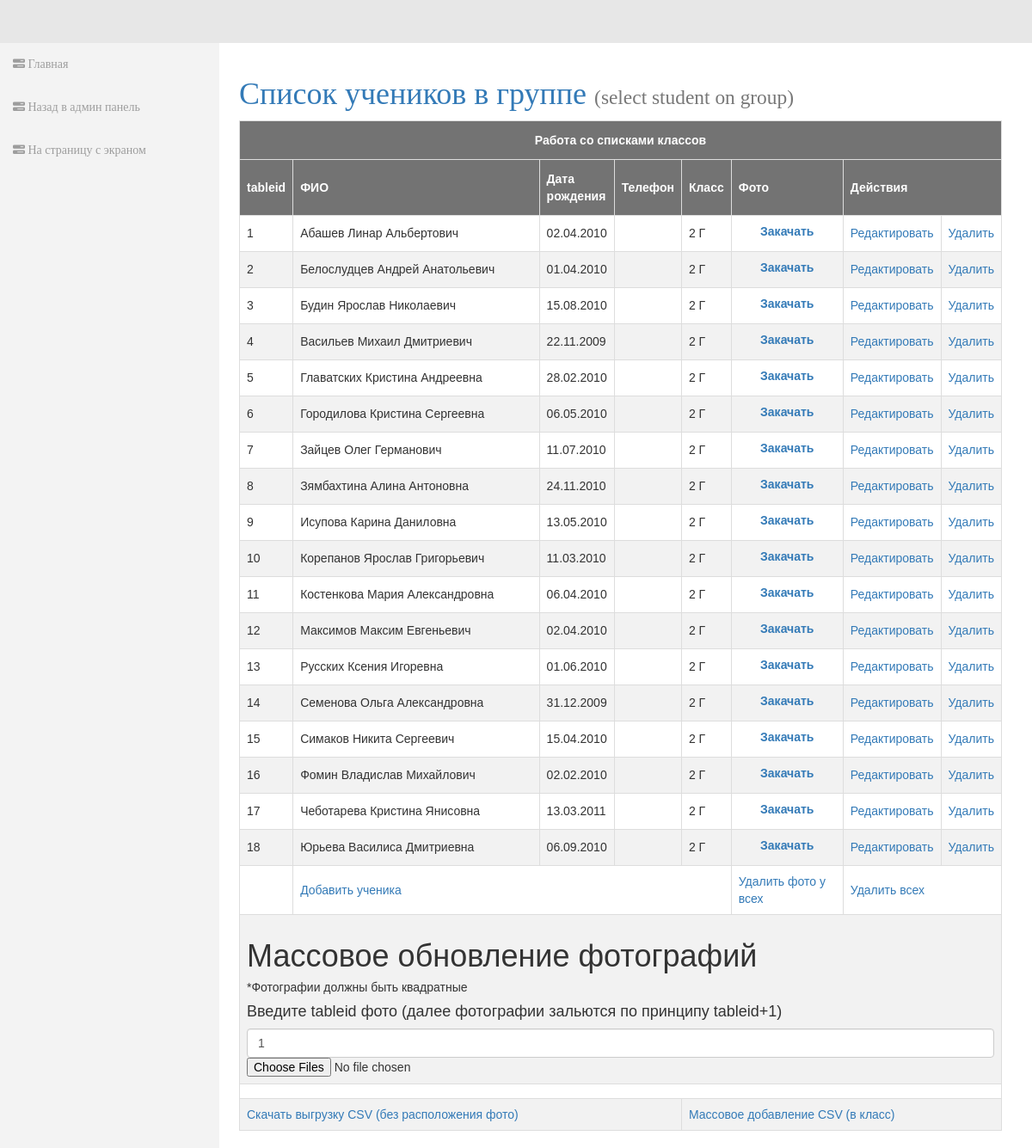
Screenshot of /admin/birthdate/grouplists/lists.php?studentid=24 with the database file from the repository.
### tables this page shows
CREATE TABLE IF NOT EXISTS `student` (
  `id` int(11) NOT NULL,
  `fname` varchar(50) NOT NULL,
  `lname` varchar(50) NOT NULL,
  `mname` varchar(50) NOT NULL,
  `birthdate` varchar(50) NOT NULL,
  `tel` varchar(50) NOT NULL,
  `photochash` varchar(255) DEFAULT NULL,
  `tableid` int(11) DEFAULT NULL,
  `studentid` int(11) DEFAULT NULL,
  `orgid` int(11) DEFAULT NULL
);

CREATE TABLE IF NOT EXISTS `studentgroup` (
  `id` int(11) NOT NULL,
  `stage` int(11) NOT NULL,
  `title` varchar(50) NOT NULL,
  `orgid` int(11) NOT NULL,
  `studentid` int(11) NOT NULL
);

### admin/birthdate/src/Models/Edittitle/Edittitle.php (called while the page is built, shortened)
<?php
class Edittitle
{
    public $table = 'studenttitle_headline';
    function headertitle()
    {
        include($_SERVER['DOCUMENT_ROOT'] . "/config.php");
        $result3 = mysqli_query($mysqli, "SELECT * FROM $this->table");
        while ($row = mysqli_fetch_assoc($result3)) {
            $columns["$row[name]"] = $row['title'];
            $columns2["$row[smalltext]"] = $row['titlesmall'];
            $id["$row[name]"] = $row['id'];
            extract($columns2);
            extract($columns);
            extract($id);
            $this->columns = $columns;
            $this->columns2 = $columns2;
            $this->id = $id;
        }
    }
}

### admin/birthdate/grouplists/lists.php (the view, shortened to what this page needs)
<!DOCTYPE html>
<html lang="ru">
<head>
    <link rel="stylesheet" type="text/css" href="/admin/bootstrap/css/bootstrap.min.css" />
    <link rel="stylesheet" type="text/css" href="/admin/font-awesome/css/font-awesome.min.css" />
    <link rel="stylesheet" type="text/css" href="/admin/css/local.css" />
    <link rel="stylesheet" type="text/css" href="/admin/css/styles.css" />
    <link rel="stylesheet" href="http://demo.itsolutionstuff.com/plugin/croppie.css">
    <link rel="stylesheet" href="css/groupstyle.css">
    <link rel="stylesheet" href="http://ajax.aspnetcdn.com/ajax/jquery.ui/1.10.3/themes/sunny/jquery-ui.css">
</head>
<body>
    <?php
    require_once '../src/Models/Edittitle/Edittitle.php';
    ?>
    <div id="wrapper">
        <nav class="navbar navbar-inverse navbar-fixed-top" role="navigation">
            <ul class="nav navbar-nav side-nav">
                <li>
                    <a href="/admin/birthdate/index.php">
                        <i class="fa fa-tasks"></i> Главная
                    </a>
                </li>
                <li>
                    <a href="/admin/index.php">
                        <i class="fa fa-tasks"></i> Назад в админ панель
                    </a>
                </li>
                <li>
                    <a href="/index.php">
                        <i class="fa fa-tasks"></i> На страницу с экраном
                    </a>
                </li>
            </ul>
        </nav>
        <div class="col-lg-12">
            <div id="page-wrapper">
                <div>
                    <?php
                    $birthdate1 = new Birthdate\Edittitle();
                    $birthdate1->headertitle();
                    $id = $birthdate1->id[grouplists];
                    $title = $birthdate1->columns[grouplists];
                    $smalltext = $birthdate1->columns2[smallgrouplists];
                    ?>
                    <a href="/admin/brithdate/edittitle.php?lessontitle=<?php echo $id ?>">
                        <h1>
                            <?php echo $title; ?>
                            <small><?php echo $smalltext; ?></small>
                        </h1>
                    </a>
                </div>
                <table id="customers" cellspacing="0" border="1" width="500">
                    <thead>
                        <tr>
                            <th colspan="8" style="text-align: center;">Работа со списками классов</th>
                        </tr>
                        <tr>
                            <th scope="col" width="5%">tableid</th>
                            <th scope="col" width="50%">ФИО</th>
                            <th scope="col" width="5%">Дата рождения</th>
                            <th scope="col" width="5%">Телефон</th>
                            <th scope="col" width="5%">Класс</th>
                            <th scope="col" width="20%">Фото</th>
                            <th scope="col" colspan="2">Действия</th>
                        </tr>
                    </thead>
                    <tbody>
                        <?php
                        $d = $_GET['studentid'];
                        include($_SERVER['DOCUMENT_ROOT'] . "/config.php");
                        mysqli_query($mysqli, "update student, studentgroup set tableid=@num:=@num+1 where 0 in(select @num:=0) and student.studentid = '$d' and student.studentid = studentgroup.studentid");
                        $result = mysqli_query($mysqli, "SELECT * FROM `student`, `studentgroup` WHERE student.studentid = $d and student.studentid = studentgroup.studentid");
                        while ($row = mysqli_fetch_array($result)) {
                            echo '<tr>';
                            echo "<td>$row[tableid]</td>";
                            echo "<td>$row[fname] $row[lname] $row[mname]</td>";
                            echo "<td>$row[birthdate]</td>";
                            echo "<td>$row[tel]</td>";
                            echo "<td>$row[stage] $row[title]</td>";
                            echo '<td>';
                            if ($row['photochash'] != '0' && $row['photochash'] != null) {
                                echo '<div class="logo" style = "text-align:center">
                                    <img height="40" width="40" src="' . $row[photochash] . '">
                                    </div> ';
                            } else {
                                echo '
                                    <form action="oneupload.php" method="post" enctype="multipart/form-data">
                                    <div class="form-check" style="text-align:center;">
                                        <label id="' . $row[0] . '">
                                        <input type="file" id="upload' . $row[tableid] . '"><a>Закачать</a>
                                        </label>
                                    </div>
                                    </form>';
                            }
                            echo '</td>';
                            echo "<td><a href='editst.php?studentid=$row[studentid]&id=$row[0]'>Редактировать</a></td>";
                            echo "<td><a href='deletestud.php?id=$row[0]'>Удалить</a></td>";
                            echo '</tr>';
                        }
                        ?>
                        <tr>
                            <td colspan="1"></td>
                            <td colspan="4">
                                <a href="insertst.php?studentid=<?php echo $d; ?>" class="oopadd">
                                    Добавить ученика
                                </a>
                            </td>
                            <td colspan="1">
                                <a href="fulldeleteimg.php?studentid=<?php echo $d; ?>" class="oopadd">
                                    Удалить фото у всех
                                </a>
                            </td>
                            <td colspan="2">
                                <a href="fulldeletestud.php?studentid=<?php echo $d; ?>" class="oopadd">
                                    Удалить всех
                                </a>
                            </td>
                        </tr>
                        <tr>
                            <td colspan="8">
                                <form id="imageform" method="post" enctype="multipart/form-data" action='ajaxImageUpload.php' style="clear:both">
                                    <h1>Массовое обновление фотографий</h1>
                                    <div id='imageloadbutton'>
                                        <h5>*Фотографии должны быть квадратные</h5>
                                        <h4>Введите tableid фото (далее фотографии зальются по принципу tableid+1)</h4>
                                        <input type="text" value="1" name="id" class="form-control">
                                        <input type="file" name="photos[]" id="photoimg" multiple="true" />
                                    </div>
                                </form>
                            </td>
                        </tr>
                        <tr>
                            <td colspan="8">
                            </td>
                        </tr>
                        <tr>
                            <td colspan="4"><a href="export.php?studentid=<?php echo $d; ?>" class="oopadd">Скачать выгрузку CSV (без
                                    расположения фото)</a></td>
                            <td colspan="4"><a href="loadcsv.php?studentid=<?php echo $d; ?>" class="oopadd">Массовое добавление CSV (в
                                    класс)</a></td>
                        </tr>
                    </tbody>
                </table>
            </div>
        </div>
    </div>
</body>
</html>

### admin/css/local.css (style rules this page uses)
#wrapper { padding-left: 0; }
#page-wrapper { width: 100%; }
body { font-family: 'Trebuchet MS'; font-size: 14px; line-height: 1.42857143; color: #333; background-color: #fff; }
.navbar-inverse { background-color: #e7e7e7; border-color: #e7e7e7; }
@media (min-width:768px) { #wrapper { padding-left: 243px; } }
@media (min-width:768px) { #page-wrapper { padding: 20px 20px; } }
@media (min-width:768px) { .side-nav { margin-left: -225px; left: 225px; width: 255px; position: fixed; top: 50px; height: 100%; border-radius: 0; border: none; background-color: #F3F3F3; overflow-y: auto; } }
@media (min-width:768px) { .side-nav>li>a { width: 225px; } }

### admin/css/styles.css (style rules this page uses)
#customers { font-family: "Trebuchet MS", Arial, Helvetica, sans-serif; border-collapse: collapse; width: 100%; }
#customers td, #customers th { border: 1px solid #ddd; padding: 8px; }
#customers tr:nth-child(even) { background-color: #f2f2f2; }
#customers th { padding-top: 12px; padding-bottom: 12px; text-align: left; background-color: #737373; color: white; }

### rows the page displays
student: tableid "1", fname "Абашев", lname "Линар", mname "Альбертович", birthdate "02.04.2010", studentgroup.stage "2", studentgroup.title "Г"
student: tableid "2", fname "Белослудцев", lname "Андрей", mname "Анатольевич", birthdate "01.04.2010", studentgroup.stage "2", studentgroup.title "Г"
student: tableid "3", fname "Будин", lname "Ярослав", mname "Николаевич", birthdate "15.08.2010", studentgroup.stage "2", studentgroup.title "Г"
student: tableid "4", fname "Васильев", lname "Михаил", mname "Дмитриевич", birthdate "22.11.2009", studentgroup.stage "2", studentgroup.title "Г"
student: tableid "5", fname "Главатских", lname "Кристина", mname "Андреевна", birthdate "28.02.2010", studentgroup.stage "2", studentgroup.title "Г"
student: tableid "6", fname "Городилова", lname "Кристина", mname "Сергеевна", birthdate "06.05.2010", studentgroup.stage "2", studentgroup.title "Г"
student: tableid "7", fname "Зайцев", lname "Олег", mname "Германович", birthdate "11.07.2010", studentgroup.stage "2", studentgroup.title "Г"
student: tableid "8", fname "Зямбахтина", lname "Алина", mname "Антоновна", birthdate "24.11.2010", studentgroup.stage "2", studentgroup.title "Г"
student: tableid "9", fname "Исупова", lname "Карина", mname "Даниловна", birthdate "13.05.2010", studentgroup.stage "2", studentgroup.title "Г"
student: tableid "10", fname "Корепанов", lname "Ярослав", mname "Григорьевич", birthdate "11.03.2010", studentgroup.stage "2", studentgroup.title "Г"
student: tableid "11", fname "Костенкова", lname "Мария", mname "Александровна", birthdate "06.04.2010", studentgroup.stage "2", studentgroup.title "Г"
student: tableid "12", fname "Максимов", lname "Максим", mname "Евгеньевич", birthdate "02.04.2010", studentgroup.stage "2", studentgroup.title "Г"
student: tableid "13", fname "Русских", lname "Ксения", mname "Игоревна", birthdate "01.06.2010", studentgroup.stage "2", studentgroup.title "Г"
student: tableid "14", fname "Семенова", lname "Ольга", mname "Александровна", birthdate "31.12.2009", studentgroup.stage "2", studentgroup.title "Г"
student: tableid "15", fname "Симаков", lname "Никита", mname "Сергеевич", birthdate "15.04.2010", studentgroup.stage "2", studentgroup.title "Г"
student: tableid "16", fname "Фомин", lname "Владислав", mname "Михайлович", birthdate "02.02.2010", studentgroup.stage "2", studentgroup.title "Г"
student: tableid "17", fname "Чеботарева", lname "Кристина", mname "Янисовна", birthdate "13.03.2011", studentgroup.stage "2", studentgroup.title "Г"
student: tableid "18", fname "Юрьева", lname "Василиса", mname "Дмитриевна", birthdate "06.09.2010", studentgroup.stage "2", studentgroup.title "Г"

### other values shown
$title "Список учеников в группе"
$smalltext "(select student on group)"
